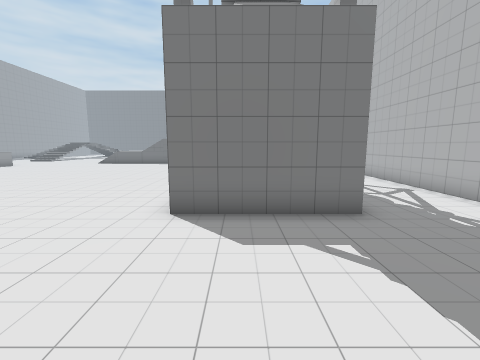
[1] (above)

24 first-person views from a walk through a scene from a Unity 3-D project. The camera is 1.4 m above the floor, tilts 8° down and sees 90° across. The floor is counted in squares, 1 m on a side. Each view is taken from the middle of a square. On the plan, view 1 faces up. The plan holds only what a view shows up to about 13 squares ahead; the rest is blank. The place goes on beyond the plan. The player character is not drawn.

[2]
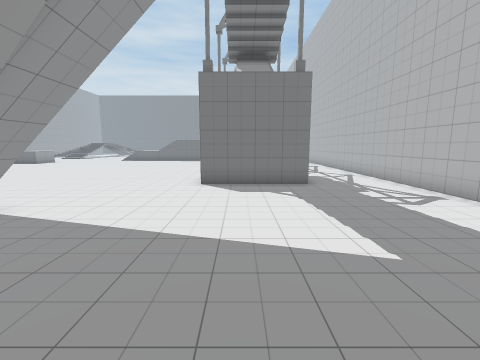

[3]
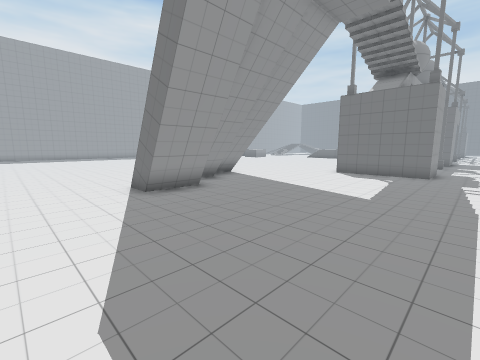

[4]
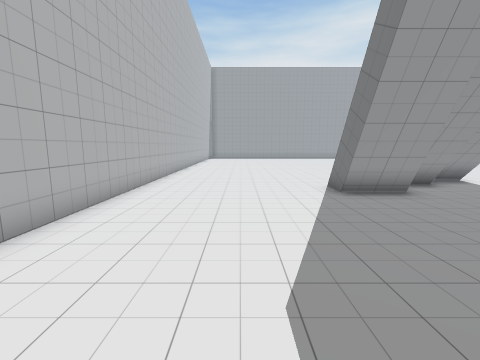

[5]
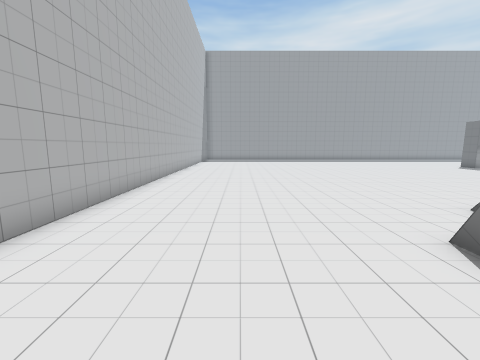

[6]
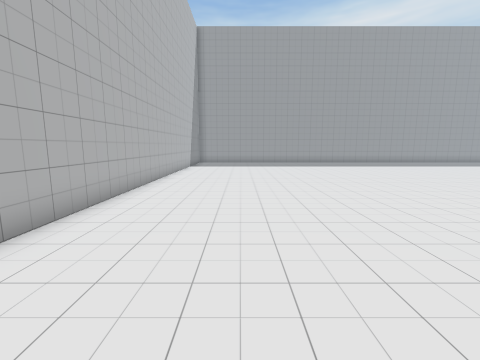

[7]
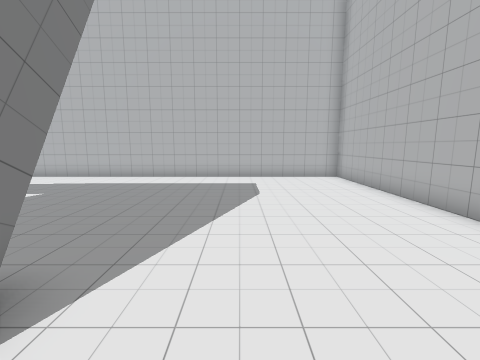

[8]
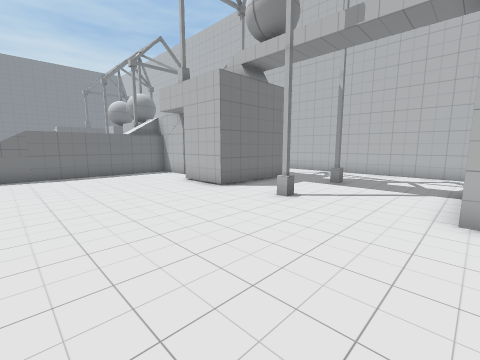

[9]
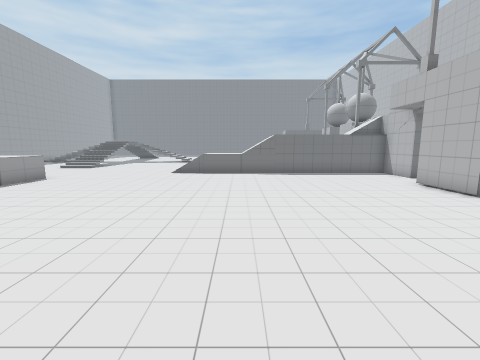

[10]
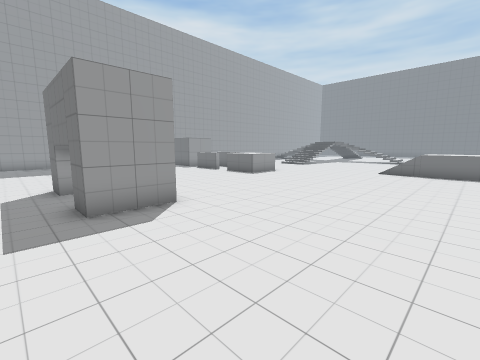

[11]
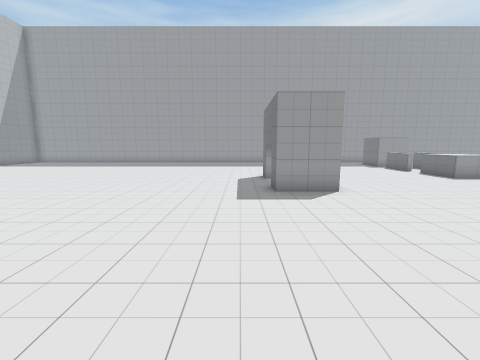

[12]
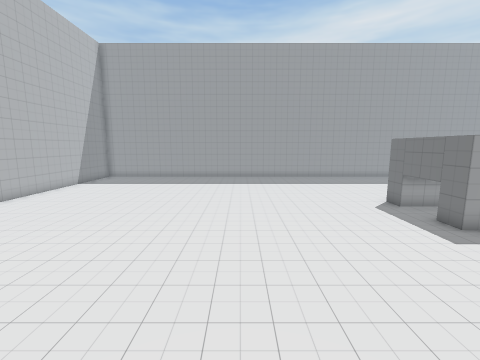

[13]
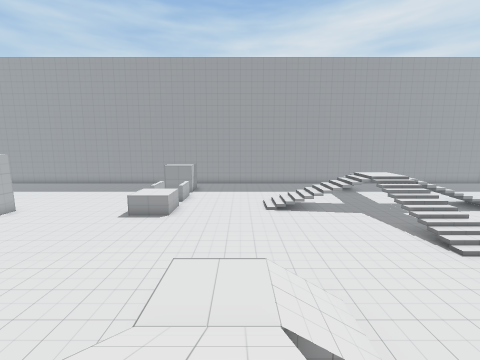

[14]
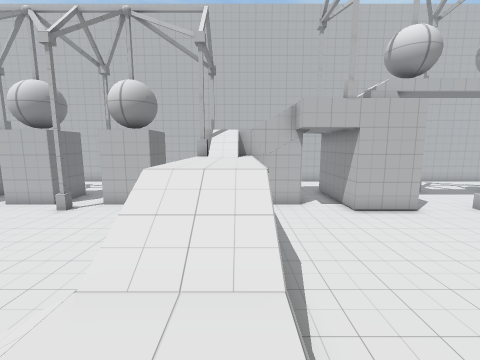

[15]
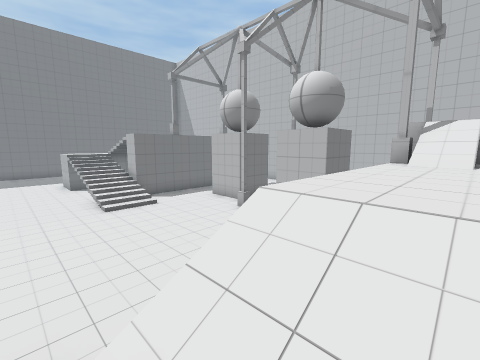

[16]
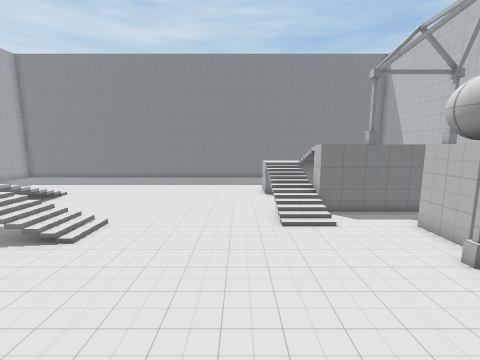

[17]
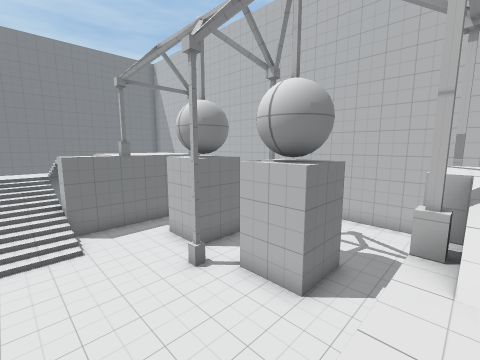

[18]
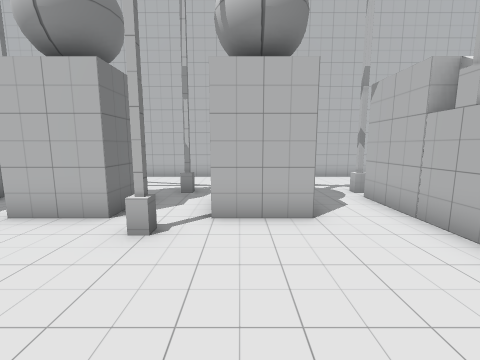

[19]
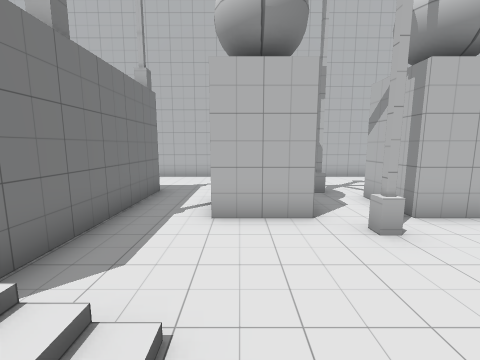

[20]
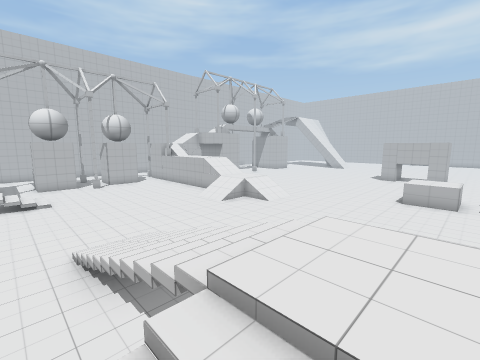

[21]
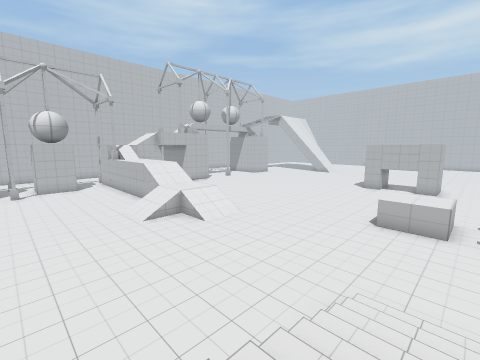

[22]
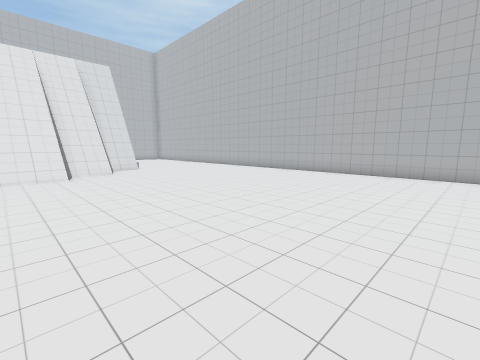

[23]
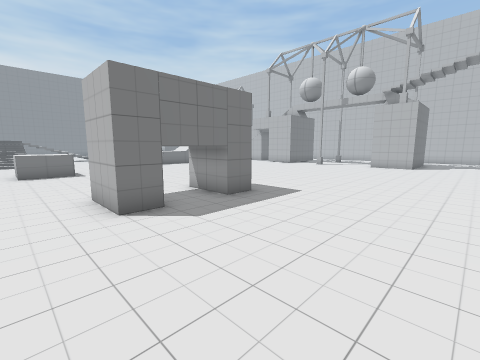

[24]
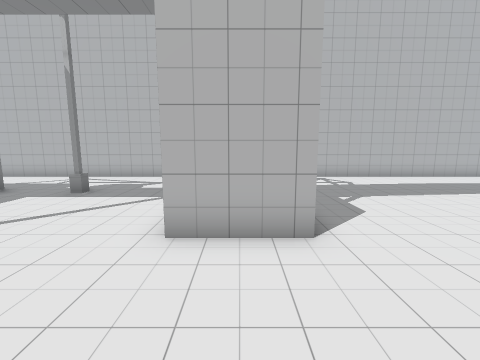

### Floor plan
Key: @ floor where view 1 was taken; # wall or solid block; x gap in a wall; . main floor; : floor 1 m higher than the main floor; + floor 1.75 m higher than the main floor; * floor 2 m higher than the main floor; % floor 3 m higher than the main floor; / step, stairs or slope; = window, fence, low wall or low ledge; v drop or lower ground; O other object.
Columns run from 19 left of view 1 to 6 right of it. Each row starts with its distance up from view 1.
 34  /............///
 33  /............///        #
 32  / ...........//%%#%%#...#
 31 // ...........//.........#
 30 // //=//......//.........#
 29 ++//////...........#    .#
 28 // /////...........##....#
 27 //................#..#...#
 26  /.......................#
 25 //.................##....#
 24 //.................##....#
 23 //.......///.............#
 22 .........///.............#
 21 ........//::/****/#xx....#
 20 ........//::/****//%    .#
 19 ...................      #
 18 ...................      #
 17 .OO...................   #
 16 .OO...............####  .#
 15 ..................#### ..#
 14 ..................####...#
 13 .........................#
 12 .........................#
 11 ..................#..#...#
 10 .........................#
  9 ..####...................#
  8 ..####...................#
  7 ..####............#  #...#
  6 ..................#  #...#
  5 ..................####...#
  4 .........................#
  3 .........................#
  2 .........................#
  1 ............///..........#
  0 ............////...@.....#
 -1 ............=vv#.........#
 -2 .............=##.........#
 -3 .............=####.......#
 -4 ............... ##.......#
 -5 ...............###.......#
 -6 .........................#
 -7 .........................#
 -8 .........................#
 -9 .........................#
-10 .........................#
-11 .........................#
-12 ##########################

Where each view was taken, in squares from view 1:
view 1: 0 up, 0 right, facing up
view 2: 4 down, 0 right, facing up
view 3: 8 down, 4 right, facing up-left
view 4: 8 down, 4 right, facing left
view 5: 8 down, 1 left, facing left
view 6: 8 down, 6 left, facing left
view 7: 7 down, 5 left, facing right
view 8: 7 up, 7 left, facing up-right
view 9: 7 up, 8 left, facing up
view 10: 6 up, 8 left, facing up-left
view 11: 6 up, 6 left, facing left
view 12: 0 up, 6 left, facing left
view 13: 21 up, 5 left, facing left
view 14: 20 up, 10 left, facing right
view 15: 20 up, 8 left, facing up-right
view 16: 21 up, 7 left, facing up
view 17: 21 up, 5 left, facing up-right
view 18: 25 up, 5 left, facing right
view 19: 29 up, 5 left, facing right
view 20: 31 up, 19 left, facing down-right
view 21: 27 up, 19 left, facing down-right
view 22: 1 up, 19 left, facing down-right
view 23: 2 up, 19 left, facing up-right
view 24: 6 up, 5 left, facing right
